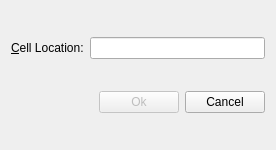
<?xml version="1.0" encoding="UTF-8"?>
<ui version="4.0">
 <class>GotoCellDialog</class>
 <widget class="QDialog" name="GotoCellDialog">
  <property name="geometry">
   <rect>
    <x>0</x>
    <y>0</y>
    <width>276</width>
    <height>150</height>
   </rect>
  </property>
  <property name="windowTitle">
   <string>Go to Cell</string>
  </property>
  <layout class="QVBoxLayout" name="verticalLayout">
   <item>
    <layout class="QHBoxLayout" name="horizontalLayout">
     <item>
      <widget class="QLabel" name="label">
       <property name="text">
        <string>&amp;Cell Location:</string>
       </property>
       <property name="buddy">
        <cstring>lineEdit</cstring>
       </property>
      </widget>
     </item>
     <item>
      <widget class="QLineEdit" name="lineEdit"/>
     </item>
    </layout>
   </item>
   <item>
    <layout class="QHBoxLayout" name="horizontalLayout_2">
     <item>
      <spacer name="horizontalSpacer">
       <property name="orientation">
        <enum>Qt::Horizontal</enum>
       </property>
       <property name="sizeHint" stdset="0">
        <size>
         <width>40</width>
         <height>20</height>
        </size>
       </property>
      </spacer>
     </item>
     <item>
      <widget class="QPushButton" name="okButton">
       <property name="enabled">
        <bool>false</bool>
       </property>
       <property name="text">
        <string>Ok</string>
       </property>
       <property name="default">
        <bool>true</bool>
       </property>
      </widget>
     </item>
     <item>
      <widget class="QPushButton" name="cancelButton">
       <property name="text">
        <string>Cancel</string>
       </property>
      </widget>
     </item>
    </layout>
   </item>
  </layout>
 </widget>
 <tabstops>
  <tabstop>lineEdit</tabstop>
  <tabstop>okButton</tabstop>
  <tabstop>cancelButton</tabstop>
 </tabstops>
 <resources/>
 <connections/>
</ui>
